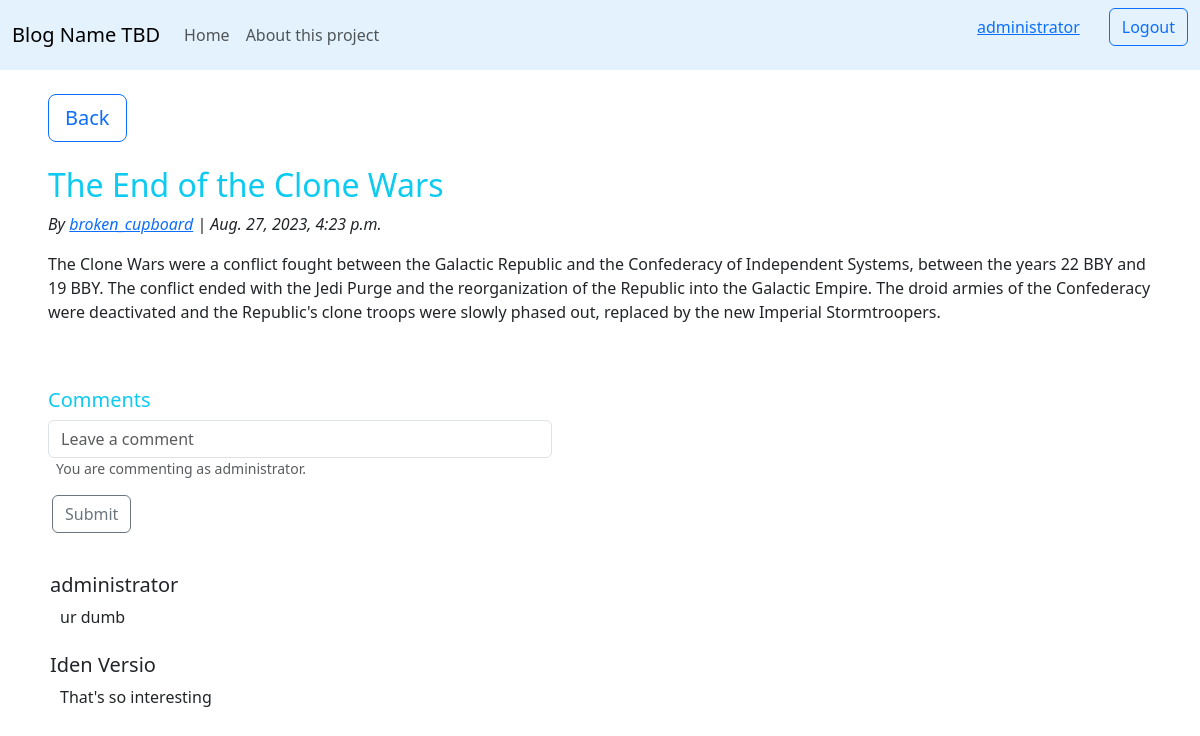
The page /article/5 (signed in) on the database its author committed.
### blogApp/models.py (models this page shows, shortened)
class Blog_Post(models.Model):
    user_name = models.CharField(max_length=122)
    title = models.CharField(max_length=122, default="")
    post_content = models.TextField()
    date = models.DateTimeField()

class Comments(models.Model):
    user_name = models.CharField(max_length=122)
    comment = models.TextField()
    art_id = models.ForeignKey(Blog_Post, on_delete=models.CASCADE)

### blogApp/views.py (the view, shortened to what this page needs)
# urls.py: path('article/<number>', views.display_post, name='display'),
def display_post (request, number):
    if request.method=='GET':
        post = Blog_Post.objects.get(id=number)
        comm = Comments.objects.filter(art_id=post)
        context={
            'post':post,
            'comm':comm
        }
        return render (request, 'display.html', context)

### templates/display.html (shortened to what this page needs)
{% extends 'base.html' %}
{% block body %}
    <div class="mx-5">
        <a type="button" class="btn btn-outline-primary btn-lg mr-2 mt-4 " href="{% url 'blogApp:home' %}">Back</a>
    </div>
    <h2 class="text-info mx-5 mt-4">{{post.title}}</h2>
    <i class="mx-5">By <a href="{% url 'blogApp:user' post.user_name %}">{{post.user_name}}</a> | {{post.date}} </i>
    <p class="mx-5 my-3">{{post.post_content}}</p>
    <br>
    <h5 class="text-info mx-5 mt-4">Comments</h5>
    {% if user.is_authenticated%}
    <div class="col-6">
    <form action="{% url 'blogApp:display' post.pk %}" method="post" class="mx-5" >
        <input type="text" class="form-control" id="comment" name="comment" aria-describedby="comdis" placeholder="Leave a comment">
        <small id="comdis" class="form-text text-muted px-2">You are commenting as {{user.get_username}}.</small>
        <br>
        <button type="submit" class="btn btn-outline-secondary my-3 mx-1" href="{% url 'blogApp:display' post.pk %}">Submit</button>
    </form>
    </div>
    {% else%}
        <h6 class="text-info align-middle mx-5 mt-4">Log in or sign up to leave a comment</h6>
    {% endif %}
    <div style="margin-left: 50px">
        {% for entry in comm %}
            <h5 class="mt-4">{{entry.user_name}}</h5>
            <p style="margin-left: 10px">{{entry.comment}}</p>
        {% endfor %}
    </div>
{% endblock body %}

### templates/base.html (shortened to what this page needs)
{%extends 'base_wo_buttons.html' %}
{% block auth_buttons%}
    <div class="pb-3 mx-3">
        <a type="button" class="btn btn-link" href="{% url 'blogApp:user' user.get_username %}">{{user.get_username}}</a>
    </div>
    <div>
        <form action="{% url 'blogApp:logout' %}" method="get">
            <button type="submit" class="btn btn-outline-primary" href="{% url 'blogApp:logout'%}">Logout</button>
        </form>
    </div>
{% endblock auth_buttons%}

### rows shown on the page
Blog_Post: title "The End of the Clone Wars", user_name "broken_cupboard", date "Aug. 27, 2023, 4:23 p.m.", post_content "The Clone Wars were a conflict fought between the Galactic Republic and the Confederacy of Independent Systems, between the years 22 BBY and 19 BBY. The conflict ended with the Jedi Purge and the reorganization of the Republic into the Galactic Empire. The droid armies of the Confederacy were deactivated and the Republic's clone troops were slowly phased out, replaced by the new Imperial Stormtroopers."
Comments: user_name "administrator", comment "ur dumb"
Comments: user_name "Iden Versio", comment "That's so interesting"

### other values the page prints
{{ user.get_username }} "administrator"
